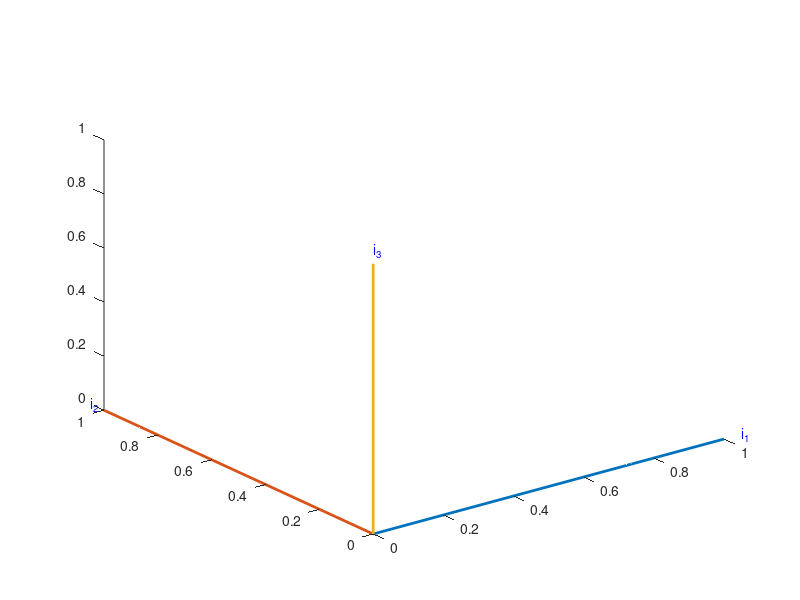

Recreate this plot in MATLAB. (Note: this script raises an error after producing the figure.)
clear; close all; clc;
global w;
O = [0; 0; 0];
i1 = [1; 0; 0];
i2 = [0; 1; 0];
i3 = [0; 0; 1];

plot3([0 1], [0 0], [0 0], 'linewidth', 2); hold on
plot3([0 0], [0 1], [0 0], 'linewidth', 2);
plot3([0 0], [0 0], [0 1], 'linewidth', 2);
text(1.05,0,0, 'i_1', 'color', 'b');
text(0,1.05,0, 'i_2', 'color', 'b');
text(0,0,1.05, 'i_3', 'color', 'b');
% b1 = randn(3,1);
% b1 = b1/norm(b1);
% b2 = randn(2,1);
% mis2 = dot(b1(1:2), b2)/-b1(end);
% b2 = [b2; mis2];
% b2 = b2/norm(b2);
% b3 = randn(1);
% rhs = -[b3*b1(end); b3*b2(end)];
% A = [b1(1:2)'; b2(1:2)'];
% b3_12 = inv(A)*rhs;
% b3 = [b3_12; b3];
% b3 = b3/norm(b3);
dtr = pi/180;
th = 19.7*dtr;
ps = 35*dtr;
ph = 0.*dtr;
Rbi = FRE(1, ph)*FRE(2, th)*FRE(3, ps);
b1 = Rbi(1,:)';
b2 = Rbi(2,:)';
b3 = Rbi(3,:)';

drawline(O, b1, 'k', 2);
drawline(O, b2, 'k', 2);
drawline(O, b3, 'k', 2);
text(b1(1) + 0.05,b1(2) + 0.05,b1(3), 'b_1', 'color', 'k');
text(b2(1) + 0.05,b2(2) + 0.05,b2(3), 'b_2', 'color', 'k');
text(b3(1)+ 0.05,b3(2)+ 0.05,b3(3), 'b_3', 'color', 'k');
axis([-1.2 1.2 -1.2 1.2 -1.2 1.2]);

w = [-0.; 1; 0];
% Rbi = [dot(b1,i1), dot(b1, i2), dot(b1, i3);
%     dot(b2,i1), dot(b2, i2), dot(b2, i3);
%     dot(b3,i1), dot(b3, i2), dot(b3, i3)];
% th2 = asin(-Rbi(1,3));
% cth2 = cos(th2);    %has GOT to be positive
% th1 = atan2(Rbi(1,2), Rbi(1,1));
% th3 = atan2(Rbi(2,3), Rbi(3,3));
% Rm = R1(th3)*R2(th2)*R3(th1);
% if norm(Rm - Rbi) < 1e-9
% else
%     th2 = pi - th2;
%     cth2 = cos(th2);
%     %     if cth2 < 0
%     %         th1 = atan2(-Rbi(1,2), -Rbi(1,1));
%     %         th3 = atan2(-Rbi(2,3), -Rbi(3,3));
%     %     else
%     th1 = atan2(Rbi(1,2)/cth2, Rbi(1,1)/cth2);
%     th3 = atan2(Rbi(2,3), Rbi(3,3));
%     %     end
% end
% Rm = R1(th3)*R2(th2)*R3(th1);
% if norm(Rm - Rbi) < 1e-9
%     fprintf('good\n');
% else
%     fprintf('returned\n');
%     return;
% end

%%%
% 3-2-1 Euler angle representation of the rotation matrix
%%%
Bth0 = [-sin(th), 0, 1;
    cos(th)*sin(ph), cos(ph), 0;
    cos(th)*cos(ph), -sin(ph), 0];
icthdot = inv(Bth0)*w;
icth = [ps; th; ph];
t = linspace(0, 10, 100);
options = odeset('RelTol', 1e-6, 'AbsTol', 1e-9);
[tt xth] = ode45('eulerdynamics', t, icth, options);
figure(2);
subplot(311)
plot(tt, xth(:,1));
title('Time history of 3-2-1 Euler Angle Sequence')
subplot(312)
plot(tt, xth(:,2));
hold on
plot(tt, pi/2*ones(length(tt),1), 'r');
subplot(313)
plot(tt, xth(:,3));
for i = 1:length(tt)
    Rth = FRE(1, xth(i,3))*FRE(2, xth(i,2))*FRE(3, xth(i,1));
    alpthis(i,1) = acos(0.5*(trace(Rth) - 1));
    detthis(i,1) = det(Rth);
end

%%%
% Quaternion representation of the rotation matrix
%%%
alph = acos(0.5*(trace(Rbi) - 1));
salph = sin(alph);
calph = cos(alph);
ehat = [Rbi(2,3) - Rbi(3,2); Rbi(3,1) - Rbi(1,3); Rbi(1,2) - Rbi(2,1)]/(2*salph);
ecross = [0 -ehat(3) ehat(2); ehat(3) 0 -ehat(1); -ehat(2) ehat(1) 0];

Reuler = eye(3)*calph + (1 - calph)*ehat*ehat' - salph*ecross;

q1eu = ehat(1)*sin(alph/2);
q2eu = ehat(2)*sin(alph/2);
q3eu = ehat(3)*sin(alph/2);
q4eu = cos(alph/2);
%%% Stanley's method:
trR = trace(Rbi);
q4s = 0.25*(1 + trR);
q1s = 0.25*(1 + 2*Rbi(1,1) - trR);
q2s = 0.25*(1 + 2*Rbi(2,2) - trR);
q3s = 0.25*(1 + 2*Rbi(3,3) - trR);
qms = max([q1s q2s q3s q4s]);
if abs(qms - q1s) < 1e-6
    q1 = sqrt(q1s);
    q2 = 0.25*(Rbi(1,2) + Rbi(2,1))/q1;
    q3 = 0.25*(Rbi(1,3) + Rbi(3,1))/q1;
    q4 = 0.25*(Rbi(2,3) - Rbi(3,2))/q1;
elseif abs(qms - q2s) < eps
    q2 = sqrt(q2s);
    q1 = 0.25*(Rbi(1,2) + Rbi(2,1))/q2;
    q3 = 0.25*(Rbi(2,3) + Rbi(3,2))/q2;
    q4 = 0.25*(Rbi(3,1) - Rbi(1,3))/q2;
elseif abs(qms - q3s) < eps
    q3 = sqrt(q3s);
    q1 = 0.25*(Rbi(1,3) + Rbi(3,1))/q3;
    q2 = 0.25*(Rbi(2,3) + Rbi(3,2))/q3;
    q4 = 0.25*(Rbi(1,2) - Rbi(2,1))/q3;
else
    q4 = sqrt(q4s);
    q1 = 0.25*(Rbi(2,3) - Rbi(3,2))/q4;
    q2 = 0.25*(Rbi(3,1) - Rbi(1,3))/q4;
    q3 = 0.25*(Rbi(1,2) - Rbi(2,1))/q4;
end

icq = [q4; q1; q2; q3];
[tq, xq] = ode45('quaterniondynamics', t, icq, options);
figure(3)
subplot(411)
plot(tq, xq(:,2)); ylabel('q_1');
title('Time history of Quaternions (Euler Parameters)')
subplot(412)
plot(tq, xq(:,3)); ylabel('q_2');
% hold on
% plot(tq, pi/2*ones(length(tq),1), 'r');
subplot(413)
plot(tq, xq(:,4)); ylabel('q_3');
subplot(414)
plot(tq, xq(:,1)); ylabel('q_4'); %xlabel('Time, s');

for i = 1:length(tq)
    q4h = xq(i,1); q1h = xq(i,2); q2h = xq(i,3); q3h = xq(i,4);
    Rt = [(q1h^2 - q2h^2 - q3h^2 + q4h^2), 2*(q1h*q2h + q3h*q4h), 2*(q1h*q3h - q2h*q4h);
        2*(q1h*q2h - q3h*q4h), (-q1h^2 + q2h^2 - q3h^2 + q4h^2), 2*(q2h*q3h + q1h*q4h);
        2*(q1h*q3h + q2h*q4h), 2*(q2h*q3h - q1h*q4h), (-q1h^2 - q2h^2 + q3h^2 + q4h^2)];
    detqhis(i,1) = det(Rt);
    alpqhis(i,1) = acos(0.5*(trace(Rt) - 1));
    qconshis(i,1) = q1h^2 + q2h^2 + q3h^2 + q4h^2;
    th2_1(i,1) = asin(-Rt(1,3));
    th2_2(i,1) = pi - th2_1(i,1);
    th1_1(i,1) = atan2(Rt(1,2), Rt(1,1));
    th3_1(i,1) = atan2(Rt(2,3), Rt(3,3));
    th1_2(i,1) = atan2(-Rt(1,2), -Rt(1,1));
    th3_2(i,1) = atan2(-Rt(2,3), -Rt(3,3));    
end
figure(4)
plot(tq, alpqhis/dtr);
set(gca, 'fontsize', 14);
title('Time history of Principal Angle, \alpha');
figure(5)
plot(t, abs(detqhis - 1), 'k');
hold on
plot(t, abs(qconshis - 1), 'b');
set(gca, 'fontsize', 14);
legend('Determinant(R)', 'Quaternion Constraint', 'Location', 'NorthWest');
title('Sanity Checks for Quaternions');

%%%%
% CRP 
%%%
s1 = q1/q4;
s2 = q2/q4;
s3 = q3/q4;

ics = [s1; s2; s3];
[ts xs] = ode45('crpdynamics', t, ics);
figure(6);
subplot(311)
plot(ts, xs(:,1)); ylabel('s_1');
title('Time history of Classical Rodrigues Parameters')
subplot(312)
plot(ts, xs(:,2)); ylabel('s_2');
hold on
% plot(tt, pi/2*ones(length(tt),1), 'r');
subplot(313)
plot(ts, xs(:,3)); ylabel('s_3');

for i = 1:length(ts)
    st = [xs(i,1); xs(i,2); xs(i,3)];
    stcross = [0 -st(3) st(2); st(3) 0 -st(1); -st(2) st(1) 0]; 
    Rt = ((1 - st'*st)*eye(3) + 2*st*st' - 2*stcross)/(1 + st'*st);
    alpshis(i,1) = acos(0.5*(trace(Rt) - 1));
    detshis(i,1) = det(Rt);
end


%%%
% MRP representation
%%%
sg1 = q1/(1 + q4);
sg2 = q2/(1 + q4);
sg3 = q3/(1 + q4);
icsg = [sg1; sg2; sg3];
[tsg, xsg] = ode45('mrpdynamics', t, icsg);
figure(7);
subplot(311)
plot(tsg, xsg(:,1)); ylabel('\sigma_1');
set(gca, 'fontsize', 14);
title('Time history of Modified Rodrigues Parameters')
subplot(312)
plot(tsg, xsg(:,2));  ylabel('\sigma_2');
hold on
% plot(tt, pi/2*ones(length(tt),1), 'r');
subplot(313)
plot(tsg, xsg(:,3));  ylabel('\sigma_3');

for i = 1:length(tsg)
    sgt = [xsg(i,1); xsg(i,2); xsg(i,3)];
    sgtcross = [0 -sgt(3) sgt(2); sgt(3) 0 -sgt(1); -sgt(2) sgt(1) 0]; 
    Rtsg = eye(3) + (8*sgtcross^2 - 4*(1 - sgt'*sgt)*sgtcross)/(1 + sgt'*sgt)^2;
    alpsghis(i,1) = acos(0.5*(trace(Rtsg) - 1));
    detsghis(i,1) = det(Rtsg);
end

figure
plot(tq, abs(detqhis - 1), 'b');
hold on;
plot(ts, abs(detshis - 1), 'k-.', 'linewidth', 2);
hold on
plot(tsg, abs(detsghis - 1), 'r');
set(gca, 'fontsize', 14);
legend('Quaternions', 'CRPs', 'MRPs', 'Location', 'NorthWest');
title('Time history of matrix determinant');

figure
plot(tq, th1_1, 'k');
hold on;
% plot(tq, alpqhis);
% hold on;
% plot(tsg, alpsghis, 'r');
plot(tq, th2_1, 'b', 'linewidth', 2);
plot(tq, th3_1, 'r');
plot(tq, pi/2*ones(length(tq),1), 'm');
legend('\psi', '\theta', '\phi');
